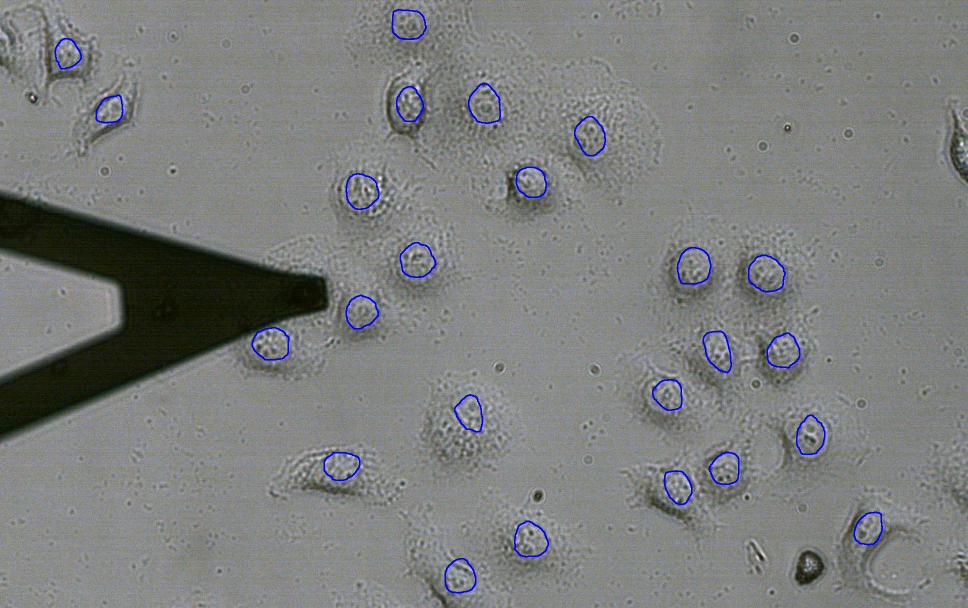
#> input picture Pyramid-Unet/result/nucleus_boundary/path_to_original_image.jpg, 1936 x 1216 px (shown at 1/2 size)
$ python template_matching.py
#> lines starting #> are read from the running program, lines starting #| are printed output that depends on the picture; after the words box and inside, x2 and y2 are one past the last pixel; in counts of white or black regions, pixels touching at a corner belong together
import csv
import pandas as pd
import cv2
import numpy as np
from PIL import Image, ImageDraw, ImageFont
import matplotlib.pyplot as plt
import random

#Probe Tip Match
input_image = cv2.imread('result/nucleus_boundary/path_to_original_image.jpg')
#> input_image is the input picture: shape (1216, 1936, 3); mean B, G, R 125.1, 125.8, 123.9
tempate_image = cv2.imread('Probe.tif')
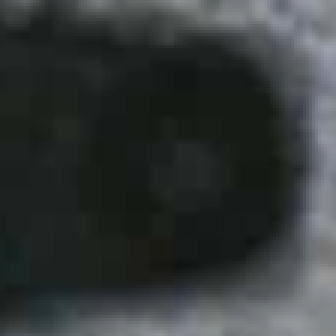
#> input picture Pyramid-Unet/Probe.tif, 112 x 112 px (shown 3 times larger)
#> tempate_image is the input picture: shape (112, 112, 3); mean B, G, R 56.1, 56.5, 51.8
coordinate_filex = "box_image/probe_coordinates.csv"
#Get template matching results
result = cv2.matchTemplate(input_image,tempate_image,5)
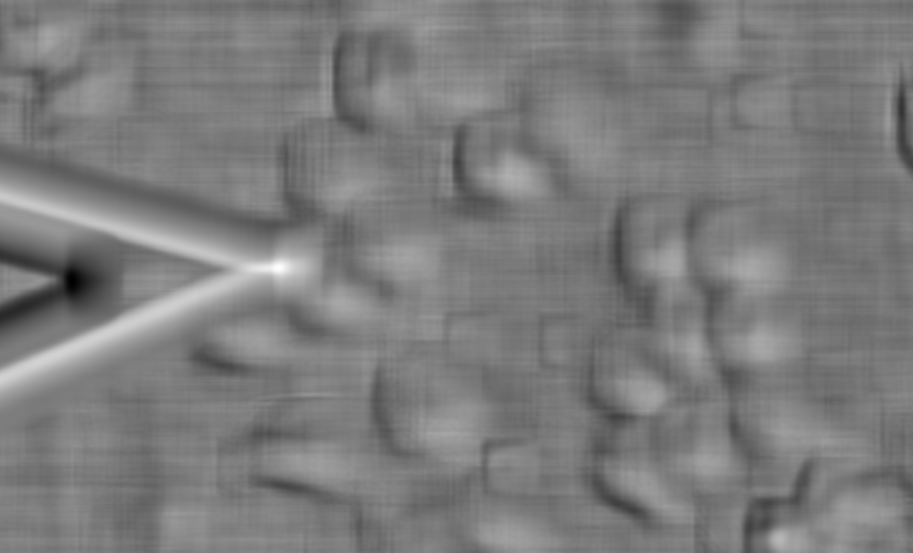
#> result: shape (1105, 1825) float32 (shown at 1/2 size); min -0.843, max 0.879, mean -0.00642; drawn with min black and max white

#Parse results

#Minimum, Maximum, Location of Minimum, Location of Maximum
minVal, maxVal, minLoc, maxLoc = cv2.minMaxLoc(result)
#> minVal = -0.843; maxVal = 0.879; minLoc = (144, 562); maxLoc = (556, 535)
#template height, width, channel
h,w ,channels = tempate_image.shape
#> h = 112; w = 112; channels = 3
#Get probe tip center coordinates
cv2.rectangle(input_image,maxLoc,(maxLoc[0]+w,maxLoc[1]+h),(255,0,0),5)
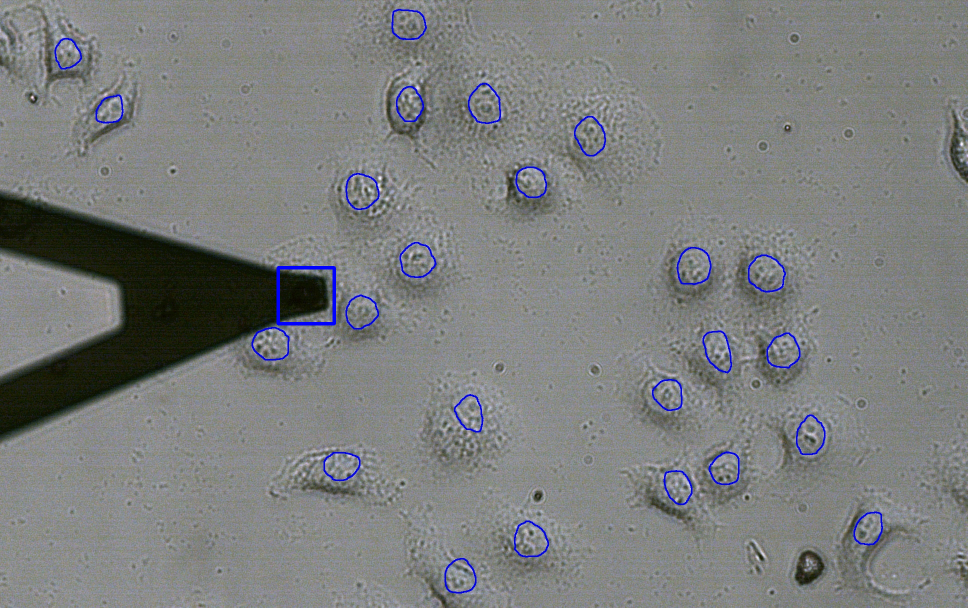
#> input_image: shape (1216, 1936, 3) (shown at 1/2 size); 0.13% of pixels changed, all inside (x1, y1, x2, y2) = (553, 532, 672, 651)
centroid_x = int(maxLoc[0]+(w / 2))
#> centroid_x = 612
centroid_y = int(maxLoc[1]+(h / 2))
#> centroid_y = 591
centroid = (int(centroid_x), int(centroid_y))
#> centroid = (612, 591)

coordinates = []

coordinates.append([0, centroid_x, centroid_y])
#Save coordinate information to CSV file
with open(coordinate_filex, 'w', newline='') as file:
    writer = csv.writer(file)
    writer.writerow(['Index', 'X', 'Y'])  # header
    writer.writerows(coordinates)
coordinates_file = "box_image/coordinates.csv"

#define function, add smallest rectangle box, determine nucleus centroid coordinates and save
def add_min_rect_with_centroid(binary_image_path,target_image_path):

#> called with binary_image_path = 'result/binary_image.jpg'
    binary_image = cv2.imread(binary_image_path, 0)
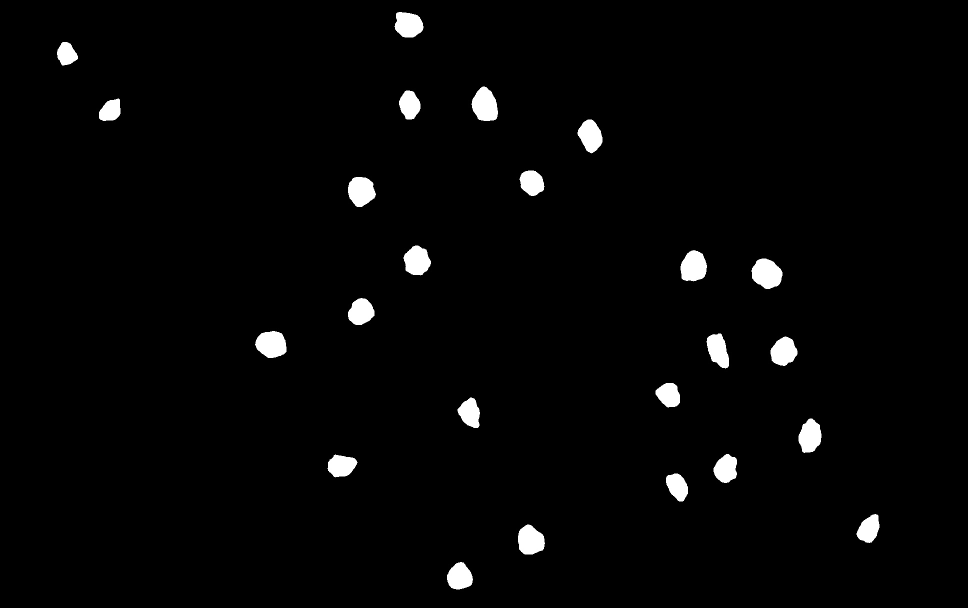
#> input picture Pyramid-Unet/result/binary_image.jpg, 1936 x 1216 px (shown at 1/2 size)
#> binary_image is the input picture: shape (1216, 1936); min 0, max 255, mean 5.6
    target_image=cv2.imread(target_image_path)

    contours, _ = cv2.findContours(binary_image, cv2.RETR_EXTERNAL, cv2.CHAIN_APPROX_SIMPLE)
#> contours = 504 contours, 479 with area under 20; largest, box (x1, y1, x2, y2) and area: (1496, 512, 1568, 584) 2962, (938, 168, 1000, 248) 2842, (1360, 496, 1416, 568) 2780, (504, 656, 576, 720) 2747, (1032, 1048, 1096, 1112) 2736

    coordinates = []

    i = 0
    for contour in contours:

        area = cv2.contourArea(contour)
        #Remove rectangular boxes smaller than 20x20 and filter out misrecognized interference
        if area < 10 * 10:
            continue
        if area > 400:
            i+=1
        #Calculate centroid coordinates
        M = cv2.moments(contour)
        if M["m00"] != 0:
            centroid_x = int(M["m10"] / M["m00"])
            centroid_y = int(M["m01"] / M["m00"])
            centroid = (centroid_x, centroid_y)
            # Draw the nucleus cross centroid

            # Draw horizontal lines

            cv2.line(target_image, (centroid[0] - 10, centroid[1]), (centroid[0] + 10, centroid[1]), (0, 255, 0), 5)
            #Draw vertical lines
            cv2.line(target_image, (centroid[0], centroid[1] - 10), (centroid[0], centroid[1] + 10), (0, 255, 0), 5)
            #Add coordinate point information to the list
            coordinates.append([i, centroid_x, centroid_y])
#> this loop made 504 passes
#> (area, centroid_x, centroid_y) on passes 25, 47, 52, 77, 108, 113, 139, 158, 171, 229, 237, 242: (2229.5, 919, 1152), (2736, 1060, 1080), (1968.5, 1737, 1056), (1864.5, 1353, 972), (2104, 1451, 937), (2096.5, 682, 931), (2481, 1619, 872), (1889, 939, 825), (1850.5, 1336, 789), (2458, 1566, 702), (2262.5, 1435, 699), (2747, 542, 688)
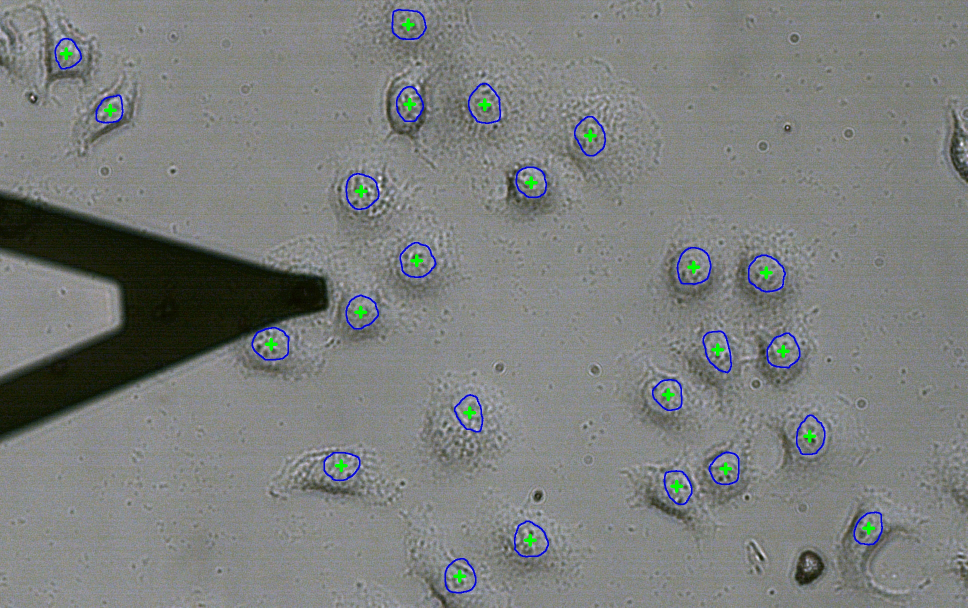
#> target_image: shape (1216, 1936, 3) (shown at 1/2 size); 0.29% of pixels changed, all inside (x1, y1, x2, y2) = (119, 36, 1751, 1166)
#> after the loop, coordinates = 24 items, first 6: [1, 919, 1152], [2, 1060, 1080], [3, 1737, 1056], [4, 1353, 972], [5, 1451, 937], [6, 682, 931]; i = 24

    cv2.waitKey(0)
    cv2.imwrite('box_image/box_image.tif', target_image)
    #Save coordinate information to CSV file
    with open(coordinates_file, 'w', newline='') as file:
        writer = csv.writer(file)
        writer.writerow(['Index', 'X', 'Y'])  # 表头
        writer.writerows(coordinates)
    cv2.destroyAllWindows()


binary_image_path = "result/binary_image.jpg"
#Draw all the information on this picture
target_image_path = "result/nucleus_boundary/path_to_original_image.jpg"
#Label centroid coordinates for binary images


add_min_rect_with_centroid(binary_image_path,target_image_path)

"#############################  calculates position information  ###################################"

#Get every coordinate
def get_coordinates_from_file(file_path):
#> called with file_path = 'box_image/probe_coordinates.csv'
    coordinates = []
    with open(file_path, 'r') as file:
        reader = csv.reader(file)
        next(reader)  # Skip the first line
        for row in reader:
            coordinate = [int(row[1]), int(row[2])]
            coordinates.append(coordinate)
    return coordinates
#Calculate coordinate differences
def calculate_interpolated_coordinate(coord1, coord2, factor):
    x_diff = int((coord2[0] - coord1[0])*factor)
    y_diff = int((coord2[1] - coord1[1])*factor)
    return x_diff, y_diff

image_path = 'box_image/box_image.tif'
#Tip table file path
file1_path = 'box_image/probe_coordinates.csv'
#Nucleus table file path
file2_path = 'box_image/coordinates.csv'

image = cv2.imread(image_path)
coords1 = get_coordinates_from_file(file1_path)
coords2 = get_coordinates_from_file(file2_path)

#Mark probe tip and nucleus center

for coord1 in coords1:

    cv2.circle(image, tuple(coord1), radius=10, color=(0, 255, 255), thickness=-1)
    cv2.line(image, (centroid[0] - 10, centroid[1]), (centroid[0] + 10, centroid[1]), (0, 255, 255), 5)
    cv2.line(image, (centroid[0], centroid[1] - 10), (centroid[0], centroid[1] + 10), (0, 255, 255), 5)

    for coord2 in coords2:

        interpolated_x, interpolated_y = calculate_interpolated_coordinate(coord1, coord2, -0.2)
        #Mark the coordinate difference above the cell coordinates
        cv2.putText(image, f"({interpolated_y}, {interpolated_x})um", (coord2[0]-50, coord2[1]-40),
                    cv2.FONT_HERSHEY_SIMPLEX, 0.5, (0, 0, 0), 2)

        image_pil = Image.fromarray(cv2.cvtColor(image, cv2.COLOR_BGR2RGB))
        draw = ImageDraw.Draw(image_pil)
#> this loop made 1 pass
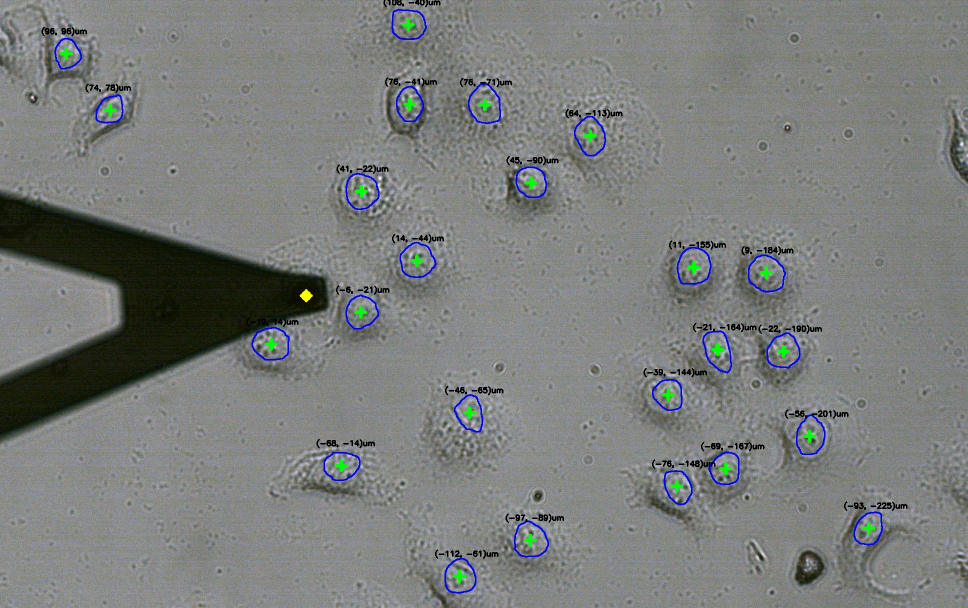
#> image: shape (1216, 1936, 3) (shown at 1/2 size); 0.68% of pixels changed, all inside (x1, y1, x2, y2) = (83, 0, 1815, 1118)
        # [5 lines of commented-out code are left out]

cv2.waitKey(0)
cv2.imwrite('box_image/box_image_result.tif',image)
cv2.destroyAllWindows()

"#############################  Delineating the detectable range of probe tip  ###################################"

df = pd.read_csv('box_image/probe_coordinates.csv')
x, y = df.iloc[0]['X'], df.iloc[0]['Y']

image_box = cv2.imread('box_image/box_image_result.tif')

half_side = 250
top_left = (int(x - half_side), int(y - half_side))
bottom_right = (int(x + half_side), int(y + half_side))
#Draw detectable range rectangle on picture
cv2.rectangle(image_box, top_left, bottom_right, (0, 255, 0), 2)
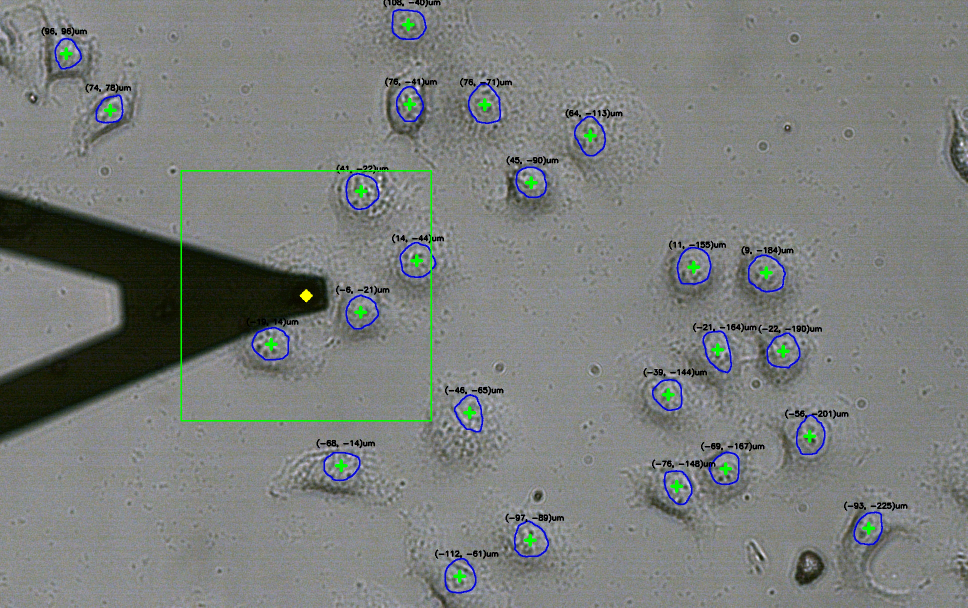
#> image_box: shape (1216, 1936, 3) (shown at 1/2 size); 0.25% of pixels changed, all inside (x1, y1, x2, y2) = (361, 340, 864, 843)

#cv2.imshow('Image with rectangle', image_box)
cv2.waitKey(0)
cv2.destroyAllWindows()
cv2.imwrite('box_image/box_image_result.tif', image_box)


"####################  Save the distance coordinates of all cells within the detectable range  ############################"

df1 = pd.read_csv('box_image/probe_coordinates.csv')
df2 = pd.read_csv('box_image/coordinates.csv')
coordinate_count = 0

x1, y1 = df1.iloc[0]['X'], df1.iloc[0]['Y']

result = pd.DataFrame(columns=['X', 'Y'])

for index, row in df2.iterrows():
    x2, y2 = row['X'], row['Y']
    #Calculate the difference between abscissa and ordinate
    delta_x = x2 - x1
    delta_y = y2 - y1
    #Determine whether the absolute values of the differences between horizontal and vertical coordinates are less than 250
    if abs(delta_x) < 250 and abs(delta_y) < 250:

        #Calculate the actual distance from the center of each cell nucleus to the probe tip

        # Actual distance per pixel
        factor = -0.02e-5
        delta_x_new = float (delta_x * factor)
        delta_y_new = float (delta_y * factor)
        coordinate_count += 1

#> (the run stopped early here; a loop or call above may not have finished)
